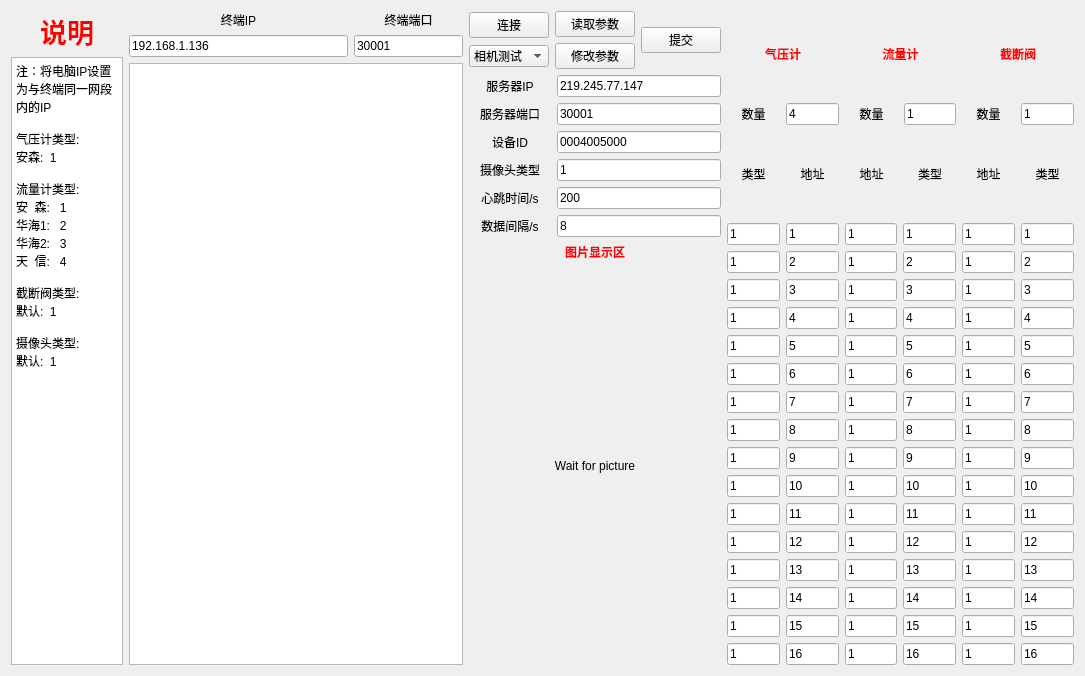
<?xml version="1.0" encoding="UTF-8"?>
<ui version="4.0">
 <class>Widget</class>
 <widget class="QWidget" name="Widget">
  <property name="geometry">
   <rect>
    <x>0</x>
    <y>0</y>
    <width>1085</width>
    <height>676</height>
   </rect>
  </property>
  <property name="windowTitle">
   <string>OilDebug</string>
  </property>
  <layout class="QGridLayout" name="gridLayout">
   <item row="0" column="0">
    <layout class="QHBoxLayout" name="horizontalLayout_64" stretch="1,3,1,1,1,1">
     <item>
      <layout class="QVBoxLayout" name="verticalLayout_8">
       <item>
        <widget class="QLabel" name="label_12">
         <property name="text">
          <string>&lt;html&gt;&lt;head/&gt;&lt;body&gt;&lt;p align=&quot;center&quot;&gt;&lt;span style=&quot; font-size:20pt; font-weight:600; color:#ff0000;&quot;&gt;说明&lt;/span&gt;&lt;/p&gt;&lt;/body&gt;&lt;/html&gt;</string>
         </property>
        </widget>
       </item>
       <item>
        <widget class="QPlainTextEdit" name="plainTextEdit">
         <property name="plainText">
          <string>注：将电脑IP设置为与终端同一网段内的IP

气压计类型:
安森:  1

流量计类型:
安  森:   1
华海1:   2
华海2:   3
天  信:   4

截断阀类型:
默认:  1

摄像头类型:
默认:  1</string>
         </property>
        </widget>
       </item>
      </layout>
     </item>
     <item>
      <layout class="QVBoxLayout" name="verticalLayout_7">
       <item>
        <layout class="QHBoxLayout" name="horizontalLayout_11" stretch="2,1">
         <item>
          <layout class="QVBoxLayout" name="verticalLayout_11">
           <item>
            <widget class="QLabel" name="label_3">
             <property name="text">
              <string>&lt;html&gt;&lt;head/&gt;&lt;body&gt;&lt;p align=&quot;center&quot;&gt;终端IP&lt;/p&gt;&lt;/body&gt;&lt;/html&gt;</string>
             </property>
            </widget>
           </item>
           <item>
            <widget class="QLineEdit" name="IPLineEdit">
             <property name="text">
              <string>192.168.1.136</string>
             </property>
            </widget>
           </item>
          </layout>
         </item>
         <item>
          <layout class="QVBoxLayout" name="verticalLayout_12">
           <item>
            <widget class="QLabel" name="label_4">
             <property name="text">
              <string>&lt;html&gt;&lt;head/&gt;&lt;body&gt;&lt;p align=&quot;center&quot;&gt;终端端口&lt;/p&gt;&lt;/body&gt;&lt;/html&gt;</string>
             </property>
            </widget>
           </item>
           <item>
            <widget class="QLineEdit" name="comLineEdit">
             <property name="text">
              <string>30001</string>
             </property>
            </widget>
           </item>
          </layout>
         </item>
        </layout>
       </item>
       <item>
        <widget class="QTextBrowser" name="textBrowser"/>
       </item>
      </layout>
     </item>
     <item>
      <layout class="QVBoxLayout" name="verticalLayout_6" stretch="1,10">
       <item>
        <layout class="QHBoxLayout" name="horizontalLayout_63">
         <item>
          <layout class="QVBoxLayout" name="verticalLayout_17">
           <item>
            <widget class="QPushButton" name="connectpushButton">
             <property name="text">
              <string>连接</string>
             </property>
            </widget>
           </item>
           <item>
            <widget class="QComboBox" name="funComboBox">
             <item>
              <property name="text">
               <string>相机测试</string>
              </property>
             </item>
             <item>
              <property name="text">
               <string>仪表数据</string>
              </property>
             </item>
             <item>
              <property name="text">
               <string>功放测试</string>
              </property>
             </item>
             <item>
              <property name="text">
               <string>联网测试</string>
              </property>
             </item>
             <item>
              <property name="text">
               <string>ARM重启</string>
              </property>
             </item>
             <item>
              <property name="text">
               <string>开截断阀</string>
              </property>
             </item>
             <item>
              <property name="text">
               <string>关截断阀</string>
              </property>
             </item>
             <item>
              <property name="text">
               <string>自检</string>
              </property>
             </item>
            </widget>
           </item>
          </layout>
         </item>
         <item>
          <layout class="QHBoxLayout" name="horizontalLayout_62">
           <item>
            <layout class="QVBoxLayout" name="verticalLayout_5">
             <item>
              <widget class="QPushButton" name="readPushButton">
               <property name="text">
                <string>读取参数</string>
               </property>
              </widget>
             </item>
             <item>
              <widget class="QPushButton" name="modiPushButton">
               <property name="text">
                <string>修改参数</string>
               </property>
              </widget>
             </item>
            </layout>
           </item>
           <item>
            <widget class="QPushButton" name="confPushButton">
             <property name="text">
              <string>提交</string>
             </property>
            </widget>
           </item>
          </layout>
         </item>
        </layout>
       </item>
       <item>
        <layout class="QVBoxLayout" name="verticalLayout_4" stretch="1,1,1,1,1,1,0,8">
         <item>
          <layout class="QHBoxLayout" name="horizontalLayout_13" stretch="1,2">
           <item>
            <widget class="QLabel" name="label">
             <property name="text">
              <string>&lt;html&gt;&lt;head/&gt;&lt;body&gt;&lt;p align=&quot;center&quot;&gt;服务器IP&lt;/p&gt;&lt;/body&gt;&lt;/html&gt;</string>
             </property>
            </widget>
           </item>
           <item>
            <widget class="QLineEdit" name="severIPLineEdit">
             <property name="text">
              <string>219.245.77.147</string>
             </property>
            </widget>
           </item>
          </layout>
         </item>
         <item>
          <layout class="QHBoxLayout" name="horizontalLayout_57" stretch="1,2">
           <item>
            <widget class="QLabel" name="label_2">
             <property name="text">
              <string>&lt;html&gt;&lt;head/&gt;&lt;body&gt;&lt;p align=&quot;center&quot;&gt;服务器端口&lt;/p&gt;&lt;/body&gt;&lt;/html&gt;</string>
             </property>
            </widget>
           </item>
           <item>
            <widget class="QLineEdit" name="severComLineEdit">
             <property name="text">
              <string>30001</string>
             </property>
            </widget>
           </item>
          </layout>
         </item>
         <item>
          <layout class="QHBoxLayout" name="horizontalLayout_58" stretch="1,2">
           <item>
            <widget class="QLabel" name="label_14">
             <property name="text">
              <string>&lt;html&gt;&lt;head/&gt;&lt;body&gt;&lt;p align=&quot;center&quot;&gt;设备ID&lt;/p&gt;&lt;/body&gt;&lt;/html&gt;</string>
             </property>
            </widget>
           </item>
           <item>
            <widget class="QLineEdit" name="devidLineEdit">
             <property name="text">
              <string>0004005000</string>
             </property>
             <property name="echoMode">
              <enum>QLineEdit::Normal</enum>
             </property>
            </widget>
           </item>
          </layout>
         </item>
         <item>
          <layout class="QHBoxLayout" name="horizontalLayout_61" stretch="1,2">
           <item>
            <widget class="QLabel" name="camTypelabel">
             <property name="text">
              <string>&lt;html&gt;&lt;head/&gt;&lt;body&gt;&lt;p align=&quot;center&quot;&gt;摄像头类型&lt;/p&gt;&lt;/body&gt;&lt;/html&gt;</string>
             </property>
            </widget>
           </item>
           <item>
            <widget class="QLineEdit" name="camTypelineEdit">
             <property name="text">
              <string>1</string>
             </property>
            </widget>
           </item>
          </layout>
         </item>
         <item>
          <layout class="QHBoxLayout" name="horizontalLayout_59" stretch="1,2">
           <item>
            <widget class="QLabel" name="heartTimlabel">
             <property name="text">
              <string>&lt;html&gt;&lt;head/&gt;&lt;body&gt;&lt;p align=&quot;center&quot;&gt;心跳时间/s&lt;/p&gt;&lt;/body&gt;&lt;/html&gt;</string>
             </property>
            </widget>
           </item>
           <item>
            <widget class="QLineEdit" name="heartTimlineEdit">
             <property name="text">
              <string>200</string>
             </property>
            </widget>
           </item>
          </layout>
         </item>
         <item>
          <layout class="QHBoxLayout" name="horizontalLayout_60" stretch="1,2">
           <item>
            <widget class="QLabel" name="datlabel">
             <property name="text">
              <string>&lt;html&gt;&lt;head/&gt;&lt;body&gt;&lt;p align=&quot;center&quot;&gt;数据间隔/s&lt;/p&gt;&lt;/body&gt;&lt;/html&gt;</string>
             </property>
            </widget>
           </item>
           <item>
            <widget class="QLineEdit" name="datTimlineEdit">
             <property name="text">
              <string>8</string>
             </property>
            </widget>
           </item>
          </layout>
         </item>
         <item>
          <widget class="QLabel" name="picturelabel_2">
           <property name="text">
            <string>&lt;html&gt;&lt;head/&gt;&lt;body&gt;&lt;p align=&quot;center&quot;&gt;&lt;span style=&quot; font-weight:600; color:#ff0000;&quot;&gt;图片显示区&lt;/span&gt;&lt;/p&gt;&lt;/body&gt;&lt;/html&gt;</string>
           </property>
          </widget>
         </item>
         <item>
          <widget class="QLabel" name="picturelabel">
           <property name="text">
            <string>&lt;html&gt;&lt;head/&gt;&lt;body&gt;&lt;p align=&quot;center&quot;&gt;Wait for picture&lt;/p&gt;&lt;/body&gt;&lt;/html&gt;</string>
           </property>
          </widget>
         </item>
        </layout>
       </item>
      </layout>
     </item>
     <item>
      <layout class="QVBoxLayout" name="verticalLayout_2">
       <item>
        <widget class="QLabel" name="label_9">
         <property name="text">
          <string>&lt;html&gt;&lt;head/&gt;&lt;body&gt;&lt;p align=&quot;center&quot;&gt;&lt;span style=&quot; font-weight:600; color:#ff0000;&quot;&gt;气压计&lt;/span&gt;&lt;/p&gt;&lt;/body&gt;&lt;/html&gt;</string>
         </property>
        </widget>
       </item>
       <item>
        <layout class="QHBoxLayout" name="horizontalLayout_14" stretch="1,1">
         <item>
          <widget class="QLabel" name="label_5">
           <property name="text">
            <string>&lt;html&gt;&lt;head/&gt;&lt;body&gt;&lt;p align=&quot;center&quot;&gt;数量&lt;/p&gt;&lt;/body&gt;&lt;/html&gt;</string>
           </property>
          </widget>
         </item>
         <item>
          <widget class="QLineEdit" name="preNumLineEdit">
           <property name="text">
            <string>4</string>
           </property>
          </widget>
         </item>
        </layout>
       </item>
       <item>
        <layout class="QHBoxLayout" name="horizontalLayout_9">
         <item>
          <widget class="QLabel" name="preType1label">
           <property name="toolTip">
            <string>&lt;html&gt;&lt;head/&gt;&lt;body&gt;&lt;p align=&quot;center&quot;&gt;类型&lt;/p&gt;&lt;/body&gt;&lt;/html&gt;</string>
           </property>
           <property name="text">
            <string>&lt;html&gt;&lt;head/&gt;&lt;body&gt;&lt;p align=&quot;center&quot;&gt;类型&lt;/p&gt;&lt;/body&gt;&lt;/html&gt;</string>
           </property>
          </widget>
         </item>
         <item>
          <widget class="QLabel" name="label_8">
           <property name="text">
            <string>&lt;html&gt;&lt;head/&gt;&lt;body&gt;&lt;p align=&quot;center&quot;&gt;地址&lt;/p&gt;&lt;/body&gt;&lt;/html&gt;</string>
           </property>
          </widget>
         </item>
        </layout>
       </item>
       <item>
        <layout class="QHBoxLayout" name="horizontalLayout_12">
         <item>
          <widget class="QLineEdit" name="preType1lineEdit">
           <property name="text">
            <string>1</string>
           </property>
          </widget>
         </item>
         <item>
          <widget class="QLineEdit" name="preAddr1lineEdit">
           <property name="text">
            <string>1</string>
           </property>
          </widget>
         </item>
        </layout>
       </item>
       <item>
        <layout class="QHBoxLayout" name="horizontalLayout_16">
         <item>
          <widget class="QLineEdit" name="preType2lineEdit">
           <property name="text">
            <string>1</string>
           </property>
          </widget>
         </item>
         <item>
          <widget class="QLineEdit" name="preAddr2lineEdit">
           <property name="text">
            <string>2</string>
           </property>
          </widget>
         </item>
        </layout>
       </item>
       <item>
        <layout class="QHBoxLayout" name="horizontalLayout_17">
         <item>
          <widget class="QLineEdit" name="preType3lineEdit">
           <property name="text">
            <string>1</string>
           </property>
          </widget>
         </item>
         <item>
          <widget class="QLineEdit" name="preAddr3lineEdit">
           <property name="text">
            <string>3</string>
           </property>
          </widget>
         </item>
        </layout>
       </item>
       <item>
        <layout class="QHBoxLayout" name="horizontalLayout_18">
         <item>
          <widget class="QLineEdit" name="preType4lineEdit">
           <property name="text">
            <string>1</string>
           </property>
          </widget>
         </item>
         <item>
          <widget class="QLineEdit" name="preAddr4lineEdit">
           <property name="text">
            <string>4</string>
           </property>
          </widget>
         </item>
        </layout>
       </item>
       <item>
        <layout class="QHBoxLayout" name="horizontalLayout_19">
         <item>
          <widget class="QLineEdit" name="preType5lineEdit">
           <property name="text">
            <string>1</string>
           </property>
          </widget>
         </item>
         <item>
          <widget class="QLineEdit" name="preAddr5lineEdit">
           <property name="text">
            <string>5</string>
           </property>
          </widget>
         </item>
        </layout>
       </item>
       <item>
        <layout class="QHBoxLayout" name="horizontalLayout_20">
         <item>
          <widget class="QLineEdit" name="preType6lineEdit">
           <property name="text">
            <string>1</string>
           </property>
          </widget>
         </item>
         <item>
          <widget class="QLineEdit" name="preAddr6lineEdit">
           <property name="text">
            <string>6</string>
           </property>
          </widget>
         </item>
        </layout>
       </item>
       <item>
        <layout class="QHBoxLayout" name="horizontalLayout_21">
         <item>
          <widget class="QLineEdit" name="preType7lineEdit">
           <property name="text">
            <string>1</string>
           </property>
          </widget>
         </item>
         <item>
          <widget class="QLineEdit" name="preAddr7lineEdit">
           <property name="text">
            <string>7</string>
           </property>
          </widget>
         </item>
        </layout>
       </item>
       <item>
        <layout class="QHBoxLayout" name="horizontalLayout_22">
         <item>
          <widget class="QLineEdit" name="preType8lineEdit">
           <property name="text">
            <string>1</string>
           </property>
          </widget>
         </item>
         <item>
          <widget class="QLineEdit" name="preAddr8lineEdit">
           <property name="text">
            <string>8</string>
           </property>
          </widget>
         </item>
        </layout>
       </item>
       <item>
        <layout class="QHBoxLayout" name="horizontalLayout_24">
         <item>
          <widget class="QLineEdit" name="preType9lineEdit">
           <property name="text">
            <string>1</string>
           </property>
          </widget>
         </item>
         <item>
          <widget class="QLineEdit" name="preAddr9lineEdit">
           <property name="text">
            <string>9</string>
           </property>
          </widget>
         </item>
        </layout>
       </item>
       <item>
        <layout class="QHBoxLayout" name="horizontalLayout_25">
         <item>
          <widget class="QLineEdit" name="preType10lineEdit">
           <property name="text">
            <string>1</string>
           </property>
          </widget>
         </item>
         <item>
          <widget class="QLineEdit" name="preAddr10lineEdit">
           <property name="text">
            <string>10</string>
           </property>
          </widget>
         </item>
        </layout>
       </item>
       <item>
        <layout class="QHBoxLayout" name="horizontalLayout_26">
         <item>
          <widget class="QLineEdit" name="preType11lineEdit">
           <property name="text">
            <string>1</string>
           </property>
          </widget>
         </item>
         <item>
          <widget class="QLineEdit" name="preAddr11lineEdit">
           <property name="text">
            <string>11</string>
           </property>
          </widget>
         </item>
        </layout>
       </item>
       <item>
        <layout class="QHBoxLayout" name="horizontalLayout_27">
         <item>
          <widget class="QLineEdit" name="preType12lineEdit">
           <property name="text">
            <string>1</string>
           </property>
          </widget>
         </item>
         <item>
          <widget class="QLineEdit" name="preAddr12lineEdit">
           <property name="text">
            <string>12</string>
           </property>
          </widget>
         </item>
        </layout>
       </item>
       <item>
        <layout class="QHBoxLayout" name="horizontalLayout_28">
         <item>
          <widget class="QLineEdit" name="preType13lineEdit">
           <property name="text">
            <string>1</string>
           </property>
          </widget>
         </item>
         <item>
          <widget class="QLineEdit" name="preAddr13lineEdit">
           <property name="text">
            <string>13</string>
           </property>
          </widget>
         </item>
        </layout>
       </item>
       <item>
        <layout class="QHBoxLayout" name="horizontalLayout_29">
         <item>
          <widget class="QLineEdit" name="preType14lineEdit">
           <property name="text">
            <string>1</string>
           </property>
          </widget>
         </item>
         <item>
          <widget class="QLineEdit" name="preAddr14lineEdit">
           <property name="text">
            <string>14</string>
           </property>
          </widget>
         </item>
        </layout>
       </item>
       <item>
        <layout class="QHBoxLayout" name="horizontalLayout_30">
         <item>
          <widget class="QLineEdit" name="preType15lineEdit">
           <property name="text">
            <string>1</string>
           </property>
          </widget>
         </item>
         <item>
          <widget class="QLineEdit" name="preAddr15lineEdit">
           <property name="text">
            <string>15</string>
           </property>
          </widget>
         </item>
        </layout>
       </item>
       <item>
        <layout class="QHBoxLayout" name="horizontalLayout_31">
         <item>
          <widget class="QLineEdit" name="preType16lineEdit">
           <property name="text">
            <string>1</string>
           </property>
          </widget>
         </item>
         <item>
          <widget class="QLineEdit" name="preAddr16lineEdit">
           <property name="text">
            <string>16</string>
           </property>
          </widget>
         </item>
        </layout>
       </item>
      </layout>
     </item>
     <item>
      <layout class="QVBoxLayout" name="verticalLayout">
       <item>
        <widget class="QLabel" name="label_15">
         <property name="text">
          <string>&lt;html&gt;&lt;head/&gt;&lt;body&gt;&lt;p align=&quot;center&quot;&gt;&lt;span style=&quot; font-weight:600; color:#ff0000;&quot;&gt;流量计&lt;/span&gt;&lt;/p&gt;&lt;/body&gt;&lt;/html&gt;</string>
         </property>
        </widget>
       </item>
       <item>
        <layout class="QHBoxLayout" name="horizontalLayout_15" stretch="1,1">
         <item>
          <widget class="QLabel" name="label_6">
           <property name="text">
            <string>&lt;html&gt;&lt;head/&gt;&lt;body&gt;&lt;p align=&quot;center&quot;&gt;数量&lt;/p&gt;&lt;/body&gt;&lt;/html&gt;</string>
           </property>
          </widget>
         </item>
         <item>
          <widget class="QLineEdit" name="flowNumLineEdit">
           <property name="text">
            <string>1</string>
           </property>
          </widget>
         </item>
        </layout>
       </item>
       <item>
        <layout class="QHBoxLayout" name="horizontalLayout">
         <item>
          <widget class="QLabel" name="label_10">
           <property name="text">
            <string>&lt;html&gt;&lt;head/&gt;&lt;body&gt;&lt;p align=&quot;center&quot;&gt;地址&lt;/p&gt;&lt;/body&gt;&lt;/html&gt;</string>
           </property>
          </widget>
         </item>
         <item>
          <widget class="QLabel" name="label_11">
           <property name="text">
            <string>&lt;html&gt;&lt;head/&gt;&lt;body&gt;&lt;p align=&quot;center&quot;&gt;类型&lt;/p&gt;&lt;/body&gt;&lt;/html&gt;</string>
           </property>
          </widget>
         </item>
        </layout>
       </item>
       <item>
        <layout class="QHBoxLayout" name="horizontalLayout_2">
         <item>
          <widget class="QLineEdit" name="flowType1lineEdit">
           <property name="text">
            <string>1</string>
           </property>
          </widget>
         </item>
         <item>
          <widget class="QLineEdit" name="flowAddr1lineEdit">
           <property name="text">
            <string>1</string>
           </property>
          </widget>
         </item>
        </layout>
       </item>
       <item>
        <layout class="QHBoxLayout" name="horizontalLayout_3">
         <item>
          <widget class="QLineEdit" name="flowType2lineEdit">
           <property name="text">
            <string>1</string>
           </property>
          </widget>
         </item>
         <item>
          <widget class="QLineEdit" name="flowAddr2lineEdit">
           <property name="text">
            <string>2</string>
           </property>
          </widget>
         </item>
        </layout>
       </item>
       <item>
        <layout class="QHBoxLayout" name="horizontalLayout_4">
         <item>
          <widget class="QLineEdit" name="flowType3lineEdit">
           <property name="text">
            <string>1</string>
           </property>
          </widget>
         </item>
         <item>
          <widget class="QLineEdit" name="flowAddr3lineEdit">
           <property name="text">
            <string>3</string>
           </property>
          </widget>
         </item>
        </layout>
       </item>
       <item>
        <layout class="QHBoxLayout" name="horizontalLayout_5">
         <item>
          <widget class="QLineEdit" name="flowType4lineEdit">
           <property name="text">
            <string>1</string>
           </property>
          </widget>
         </item>
         <item>
          <widget class="QLineEdit" name="flowAddr4lineEdit">
           <property name="text">
            <string>4</string>
           </property>
          </widget>
         </item>
        </layout>
       </item>
       <item>
        <layout class="QHBoxLayout" name="horizontalLayout_6">
         <item>
          <widget class="QLineEdit" name="flowType5lineEdit">
           <property name="text">
            <string>1</string>
           </property>
          </widget>
         </item>
         <item>
          <widget class="QLineEdit" name="flowAddr5lineEdit">
           <property name="text">
            <string>5</string>
           </property>
          </widget>
         </item>
        </layout>
       </item>
       <item>
        <layout class="QHBoxLayout" name="horizontalLayout_7">
         <item>
          <widget class="QLineEdit" name="flowType6lineEdit">
           <property name="text">
            <string>1</string>
           </property>
          </widget>
         </item>
         <item>
          <widget class="QLineEdit" name="flowAddr6lineEdit">
           <property name="text">
            <string>6</string>
           </property>
          </widget>
         </item>
        </layout>
       </item>
       <item>
        <layout class="QHBoxLayout" name="horizontalLayout_8">
         <item>
          <widget class="QLineEdit" name="flowType7lineEdit">
           <property name="text">
            <string>1</string>
           </property>
          </widget>
         </item>
         <item>
          <widget class="QLineEdit" name="flowAddr7lineEdit">
           <property name="text">
            <string>7</string>
           </property>
          </widget>
         </item>
        </layout>
       </item>
       <item>
        <layout class="QHBoxLayout" name="horizontalLayout_10">
         <item>
          <widget class="QLineEdit" name="flowType8lineEdit">
           <property name="text">
            <string>1</string>
           </property>
          </widget>
         </item>
         <item>
          <widget class="QLineEdit" name="flowAddr8lineEdit">
           <property name="text">
            <string>8</string>
           </property>
          </widget>
         </item>
        </layout>
       </item>
       <item>
        <layout class="QHBoxLayout" name="horizontalLayout_23">
         <item>
          <widget class="QLineEdit" name="flowType9lineEdit">
           <property name="text">
            <string>1</string>
           </property>
          </widget>
         </item>
         <item>
          <widget class="QLineEdit" name="flowAddr9lineEdit">
           <property name="text">
            <string>9</string>
           </property>
          </widget>
         </item>
        </layout>
       </item>
       <item>
        <layout class="QHBoxLayout" name="horizontalLayout_32">
         <item>
          <widget class="QLineEdit" name="flowType10lineEdit">
           <property name="text">
            <string>1</string>
           </property>
          </widget>
         </item>
         <item>
          <widget class="QLineEdit" name="flowAddr10lineEdit">
           <property name="text">
            <string>10</string>
           </property>
          </widget>
         </item>
        </layout>
       </item>
       <item>
        <layout class="QHBoxLayout" name="horizontalLayout_33">
         <item>
          <widget class="QLineEdit" name="flowType11lineEdit">
           <property name="text">
            <string>1</string>
           </property>
          </widget>
         </item>
         <item>
          <widget class="QLineEdit" name="flowAddr11lineEdit">
           <property name="text">
            <string>11</string>
           </property>
          </widget>
         </item>
        </layout>
       </item>
       <item>
        <layout class="QHBoxLayout" name="horizontalLayout_34">
         <item>
          <widget class="QLineEdit" name="flowType12lineEdit">
           <property name="text">
            <string>1</string>
           </property>
          </widget>
         </item>
         <item>
          <widget class="QLineEdit" name="flowAddr12lineEdit">
           <property name="text">
            <string>12</string>
           </property>
          </widget>
         </item>
        </layout>
       </item>
       <item>
        <layout class="QHBoxLayout" name="horizontalLayout_35">
         <item>
          <widget class="QLineEdit" name="flowType13lineEdit">
           <property name="text">
            <string>1</string>
           </property>
          </widget>
         </item>
         <item>
          <widget class="QLineEdit" name="flowAddr13lineEdit">
           <property name="text">
            <string>13</string>
           </property>
          </widget>
         </item>
        </layout>
       </item>
       <item>
        <layout class="QHBoxLayout" name="horizontalLayout_36">
         <item>
          <widget class="QLineEdit" name="flowType14lineEdit">
           <property name="text">
            <string>1</string>
           </property>
          </widget>
         </item>
         <item>
          <widget class="QLineEdit" name="flowAddr14lineEdit">
           <property name="text">
            <string>14</string>
           </property>
          </widget>
         </item>
        </layout>
       </item>
       <item>
        <layout class="QHBoxLayout" name="horizontalLayout_37">
         <item>
          <widget class="QLineEdit" name="flowType15lineEdit">
           <property name="text">
            <string>1</string>
           </property>
          </widget>
         </item>
         <item>
          <widget class="QLineEdit" name="flowAddr15lineEdit">
           <property name="text">
            <string>15</string>
           </property>
          </widget>
         </item>
        </layout>
       </item>
       <item>
        <layout class="QHBoxLayout" name="horizontalLayout_38">
         <item>
          <widget class="QLineEdit" name="flowType16lineEdit">
           <property name="text">
            <string>1</string>
           </property>
          </widget>
         </item>
         <item>
          <widget class="QLineEdit" name="flowAddr16lineEdit">
           <property name="text">
            <string>16</string>
           </property>
          </widget>
         </item>
        </layout>
       </item>
      </layout>
     </item>
     <item>
      <layout class="QVBoxLayout" name="verticalLayout_3">
       <item>
        <widget class="QLabel" name="label_16">
         <property name="text">
          <string>&lt;html&gt;&lt;head/&gt;&lt;body&gt;&lt;p align=&quot;center&quot;&gt;&lt;span style=&quot; font-weight:600; color:#ff0000;&quot;&gt;截断阀&lt;/span&gt;&lt;/p&gt;&lt;/body&gt;&lt;/html&gt;</string>
         </property>
        </widget>
       </item>
       <item>
        <layout class="QHBoxLayout" name="horizontalLayout_56" stretch="1,1">
         <item>
          <widget class="QLabel" name="label_7">
           <property name="text">
            <string>&lt;html&gt;&lt;head/&gt;&lt;body&gt;&lt;p align=&quot;center&quot;&gt;数量&lt;/p&gt;&lt;/body&gt;&lt;/html&gt;</string>
           </property>
          </widget>
         </item>
         <item>
          <widget class="QLineEdit" name="bloNumLineEdit">
           <property name="text">
            <string>1</string>
           </property>
          </widget>
         </item>
        </layout>
       </item>
       <item>
        <layout class="QHBoxLayout" name="horizontalLayout_39">
         <item>
          <widget class="QLabel" name="label_17">
           <property name="text">
            <string>&lt;html&gt;&lt;head/&gt;&lt;body&gt;&lt;p align=&quot;center&quot;&gt;地址&lt;/p&gt;&lt;/body&gt;&lt;/html&gt;</string>
           </property>
          </widget>
         </item>
         <item>
          <widget class="QLabel" name="label_18">
           <property name="text">
            <string>&lt;html&gt;&lt;head/&gt;&lt;body&gt;&lt;p align=&quot;center&quot;&gt;类型&lt;/p&gt;&lt;/body&gt;&lt;/html&gt;</string>
           </property>
          </widget>
         </item>
        </layout>
       </item>
       <item>
        <layout class="QHBoxLayout" name="horizontalLayout_40">
         <item>
          <widget class="QLineEdit" name="bloType1lineEdit">
           <property name="text">
            <string>1</string>
           </property>
          </widget>
         </item>
         <item>
          <widget class="QLineEdit" name="bloAddr1lineEdit">
           <property name="text">
            <string>1</string>
           </property>
          </widget>
         </item>
        </layout>
       </item>
       <item>
        <layout class="QHBoxLayout" name="horizontalLayout_41">
         <item>
          <widget class="QLineEdit" name="bloType2lineEdit">
           <property name="text">
            <string>1</string>
           </property>
          </widget>
         </item>
         <item>
          <widget class="QLineEdit" name="bloAddr2lineEdit">
           <property name="text">
            <string>2</string>
           </property>
          </widget>
         </item>
        </layout>
       </item>
       <item>
        <layout class="QHBoxLayout" name="horizontalLayout_42">
         <item>
          <widget class="QLineEdit" name="bloType3lineEdit">
           <property name="text">
            <string>1</string>
           </property>
          </widget>
         </item>
         <item>
          <widget class="QLineEdit" name="bloAddr3lineEdit">
           <property name="text">
            <string>3</string>
           </property>
          </widget>
         </item>
        </layout>
       </item>
       <item>
        <layout class="QHBoxLayout" name="horizontalLayout_43">
         <item>
          <widget class="QLineEdit" name="bloType4lineEdit">
           <property name="text">
            <string>1</string>
           </property>
          </widget>
         </item>
         <item>
          <widget class="QLineEdit" name="bloAddr4lineEdit">
           <property name="text">
            <string>4</string>
           </property>
          </widget>
         </item>
        </layout>
       </item>
       <item>
        <layout class="QHBoxLayout" name="horizontalLayout_44">
         <item>
          <widget class="QLineEdit" name="bloType5lineEdit">
           <property name="text">
            <string>1</string>
           </property>
          </widget>
         </item>
         <item>
          <widget class="QLineEdit" name="bloAddr5lineEdit">
           <property name="text">
            <string>5</string>
           </property>
          </widget>
         </item>
        </layout>
       </item>
       <item>
        <layout class="QHBoxLayout" name="horizontalLayout_45">
         <item>
          <widget class="QLineEdit" name="bloType6lineEdit">
           <property name="text">
            <string>1</string>
           </property>
          </widget>
         </item>
         <item>
          <widget class="QLineEdit" name="bloAddr6lineEdit">
           <property name="text">
            <string>6</string>
           </property>
          </widget>
         </item>
        </layout>
       </item>
       <item>
        <layout class="QHBoxLayout" name="horizontalLayout_46">
         <item>
          <widget class="QLineEdit" name="bloType7lineEdit">
           <property name="text">
            <string>1</string>
           </property>
          </widget>
         </item>
         <item>
          <widget class="QLineEdit" name="bloAddr7lineEdit">
           <property name="text">
            <string>7</string>
           </property>
          </widget>
         </item>
        </layout>
       </item>
       <item>
        <layout class="QHBoxLayout" name="horizontalLayout_47">
         <item>
          <widget class="QLineEdit" name="bloType8lineEdit">
           <property name="text">
            <string>1</string>
           </property>
          </widget>
         </item>
         <item>
          <widget class="QLineEdit" name="bloAddr8lineEdit">
           <property name="text">
            <string>8</string>
           </property>
          </widget>
         </item>
        </layout>
       </item>
       <item>
        <layout class="QHBoxLayout" name="horizontalLayout_48">
         <item>
          <widget class="QLineEdit" name="bloType9lineEdit">
           <property name="text">
            <string>1</string>
           </property>
          </widget>
         </item>
         <item>
          <widget class="QLineEdit" name="bloAddr9lineEdit">
           <property name="text">
            <string>9</string>
           </property>
          </widget>
         </item>
        </layout>
       </item>
       <item>
        <layout class="QHBoxLayout" name="horizontalLayout_49">
         <item>
          <widget class="QLineEdit" name="bloType10lineEdit">
           <property name="text">
            <string>1</string>
           </property>
          </widget>
         </item>
         <item>
          <widget class="QLineEdit" name="bloAddr10lineEdit">
           <property name="text">
            <string>10</string>
           </property>
          </widget>
         </item>
        </layout>
       </item>
       <item>
        <layout class="QHBoxLayout" name="horizontalLayout_50">
         <item>
          <widget class="QLineEdit" name="bloType11lineEdit">
           <property name="text">
            <string>1</string>
           </property>
          </widget>
         </item>
         <item>
          <widget class="QLineEdit" name="bloAddr11lineEdit">
           <property name="text">
            <string>11</string>
           </property>
          </widget>
         </item>
        </layout>
       </item>
       <item>
        <layout class="QHBoxLayout" name="horizontalLayout_51">
         <item>
          <widget class="QLineEdit" name="bloType12lineEdit">
           <property name="text">
            <string>1</string>
           </property>
          </widget>
         </item>
         <item>
          <widget class="QLineEdit" name="bloAddr12lineEdit">
           <property name="text">
            <string>12</string>
           </property>
          </widget>
         </item>
        </layout>
       </item>
       <item>
        <layout class="QHBoxLayout" name="horizontalLayout_52">
         <item>
          <widget class="QLineEdit" name="bloType13lineEdit">
           <property name="text">
            <string>1</string>
           </property>
          </widget>
         </item>
         <item>
          <widget class="QLineEdit" name="bloAddr13lineEdit">
           <property name="text">
            <string>13</string>
           </property>
          </widget>
         </item>
        </layout>
       </item>
       <item>
        <layout class="QHBoxLayout" name="horizontalLayout_53">
         <item>
          <widget class="QLineEdit" name="bloType14lineEdit">
           <property name="text">
            <string>1</string>
           </property>
          </widget>
         </item>
         <item>
          <widget class="QLineEdit" name="bloAddr14lineEdit">
           <property name="text">
            <string>14</string>
           </property>
          </widget>
         </item>
        </layout>
       </item>
       <item>
        <layout class="QHBoxLayout" name="horizontalLayout_54">
         <item>
          <widget class="QLineEdit" name="bloType15lineEdit">
           <property name="text">
            <string>1</string>
           </property>
          </widget>
         </item>
         <item>
          <widget class="QLineEdit" name="bloAddr15lineEdit">
           <property name="text">
            <string>15</string>
           </property>
          </widget>
         </item>
        </layout>
       </item>
       <item>
        <layout class="QHBoxLayout" name="horizontalLayout_55">
         <item>
          <widget class="QLineEdit" name="bloType16lineEdit">
           <property name="text">
            <string>1</string>
           </property>
          </widget>
         </item>
         <item>
          <widget class="QLineEdit" name="bloAddr16lineEdit">
           <property name="text">
            <string>16</string>
           </property>
          </widget>
         </item>
        </layout>
       </item>
      </layout>
     </item>
    </layout>
   </item>
  </layout>
 </widget>
 <layoutdefault spacing="6" margin="11"/>
 <resources/>
 <connections/>
</ui>
